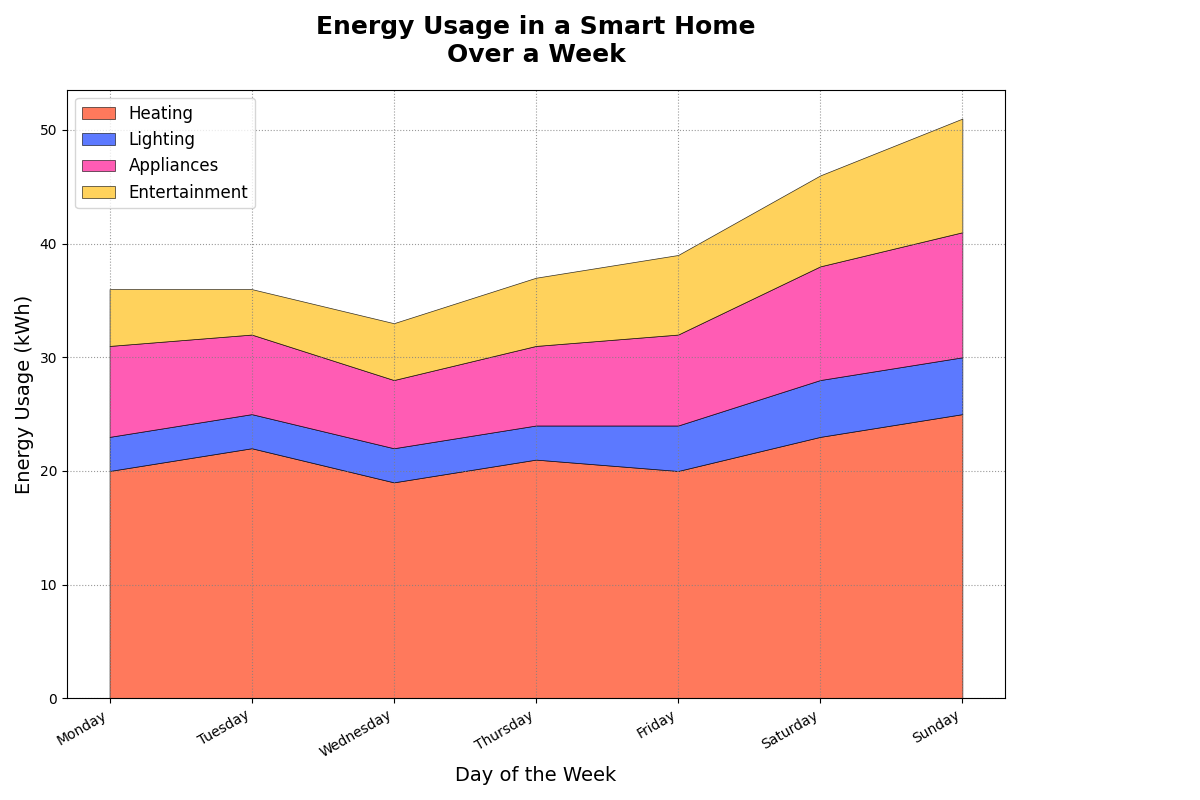

Write Python code to recreate this figure.
import matplotlib.pyplot as plt
import numpy as np

days = ['Monday', 'Tuesday', 'Wednesday', 'Thursday', 'Friday', 'Saturday', 'Sunday']

heating = [20, 22, 19, 21, 20, 23, 25]
# Removed 'cooling' data group
lighting = [3, 3, 3, 3, 4, 5, 5]
appliances = [8, 7, 6, 7, 8, 10, 11]
entertainment = [5, 4, 5, 6, 7, 8, 10]

energy_stack = np.row_stack((heating, lighting, appliances, entertainment))

fig, ax = plt.subplots(figsize=(12, 8))

ax.stackplot(days, energy_stack, labels=['Heating', 'Lighting', 'Appliances', 'Entertainment'],
             colors=['#FF5733', '#3357FF', '#FF33A1', '#FFC733'], alpha=0.8, 
             edgecolor='k', linewidth=0.5)

ax.set_title('Energy Usage in a Smart Home\nOver a Week', fontsize=18, fontweight='bold', pad=20)
ax.set_xlabel('Day of the Week', fontsize=14)
ax.set_ylabel('Energy Usage (kWh)', fontsize=14)

ax.legend(loc='upper left', fontsize=12, frameon=True, markerscale=1.5)

ax.grid(True, linestyle=':', alpha=0.8, color='grey')

plt.xticks(rotation=30, ha='right')

plt.tight_layout(rect=[0, 0, 0.85, 1])

plt.show()
